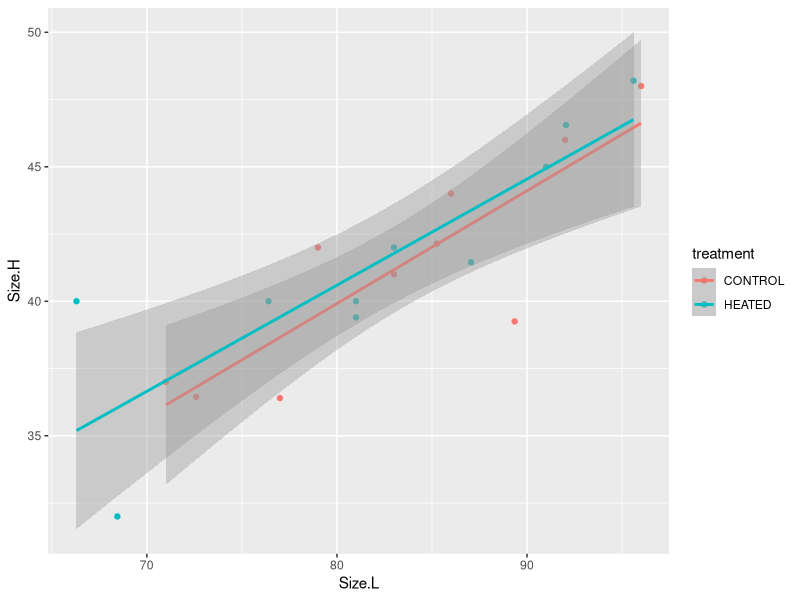
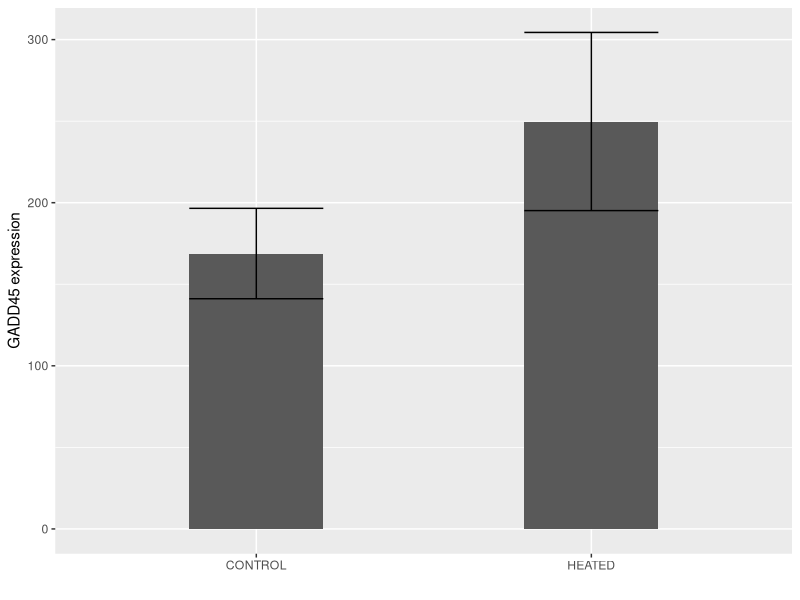
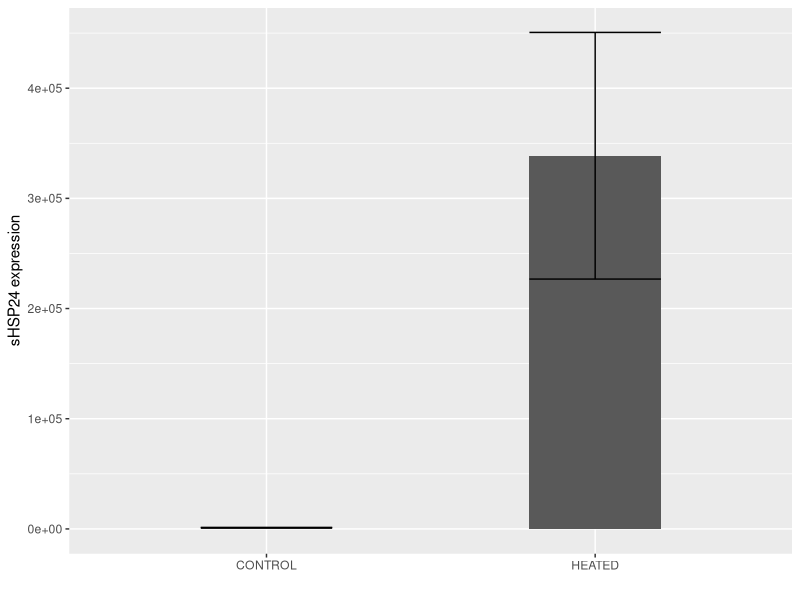
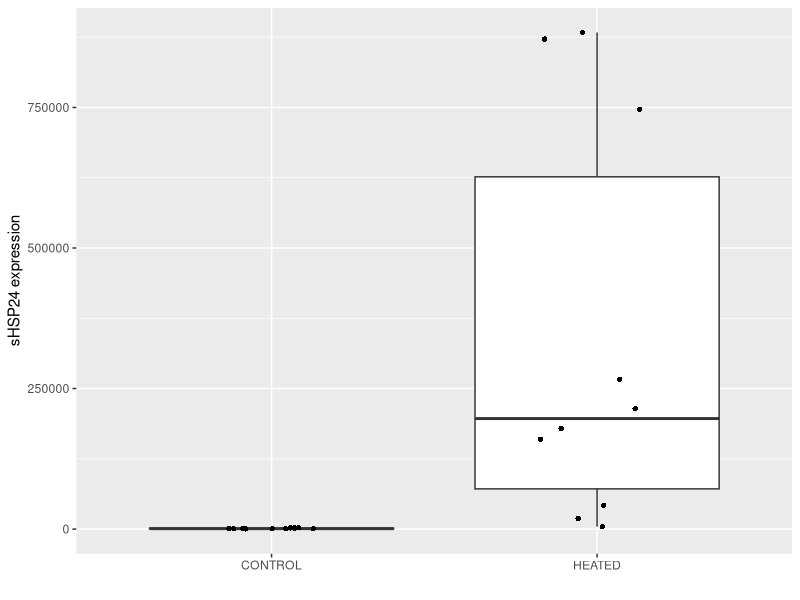
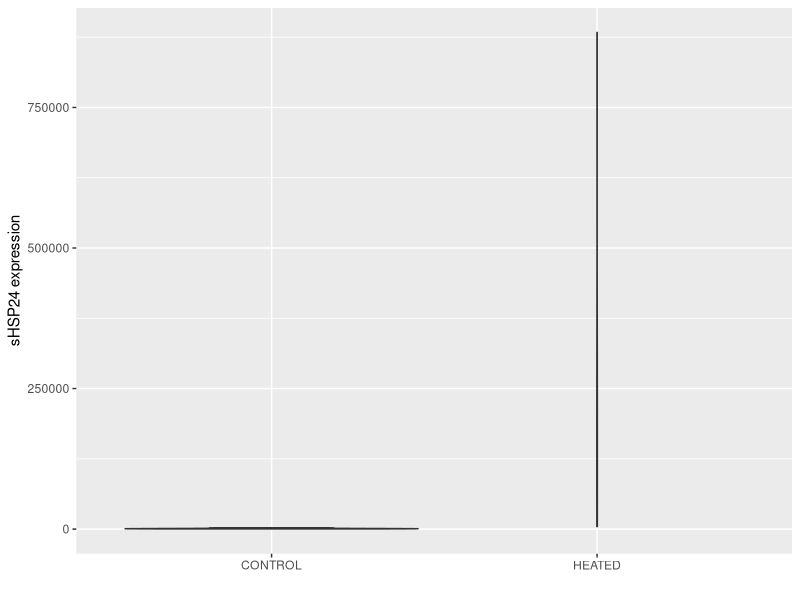

These charts were generated, in order, by the following R code:
## ---- chunk 1
library(tidyverse)
## ---- chunk 2
exp <- read.delim("../data/myt-gene-exp.csv", sep = ",")
## ---- chunk 3
exp <- drop_na(exp)
## ---- chunk 4
ggplot(exp, aes(x = Size.L, y = Size.H, color = treatment)) +
  geom_point() +
  geom_smooth(method = "lm")
## ---- chunk 5
exp %>% 
  group_by(treatment) %>%
  summarise(sem = sd(GADD45.converted)/sqrt(n()),
            GADD45.converted = mean(GADD45.converted)) %>%
  ggplot(aes(x = treatment, y = GADD45.converted)) + 
  geom_col(position = "dodge",
           width = 0.4) + 
  geom_errorbar(aes(ymin=GADD45.converted-sem, ymax=GADD45.converted+sem), width=.4,
                position = position_dodge()) +
  labs(x ="", y = "GADD45 expression", legend.title="") 
## ---- chunk 6
exp %>% 
  group_by(treatment) %>%
  summarise(sem = sd(sHSP24.converted)/sqrt(n()),
            sHSP24.converted = mean(sHSP24.converted)) %>%
  ggplot(aes(x = treatment, y = sHSP24.converted)) + 
  geom_col(position = "dodge",
           width = 0.4) + 
  geom_errorbar(aes(ymin=sHSP24.converted-sem, ymax=sHSP24.converted+sem), width=.4,
                position = position_dodge()) +
  labs(x ="", y = "sHSP24 expression", legend.title="") 
## ---- chunk 7
exp %>% 
  ggplot(aes(x = treatment, y = sHSP24.converted)) + 
  geom_boxplot() + 
  geom_jitter(shape=16, position=position_jitter(0.2)) +
  labs(x ="", y = "sHSP24 expression", legend.title="") 
## ---- chunk 8
exp %>% 
  ggplot(aes(x = treatment, y = sHSP24.converted)) + 
  geom_violin() + 
  labs(x ="", y = "sHSP24 expression", legend.title="") 
